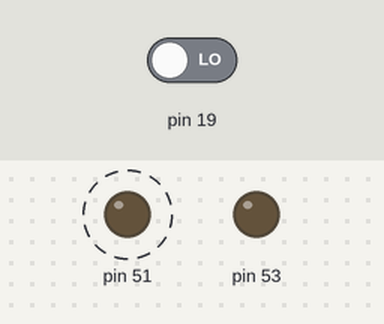
The sketch below on a simulated Arduino Mega 2560, built with avr-gcc and run on an emulated ATmega2560. Parts: output pins drawn as LEDs (lit = HIGH). Dashed ring = blinking. The inputs (shaded band) are chosen by the test bench; at power-on: pin 19 LOW.

Above: at 5.05 s.
5.1 s: pin 19 driven HIGH
At 6.8 s:
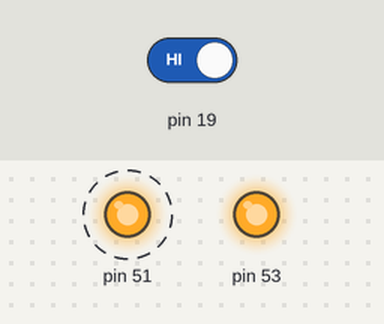
Timing chart, 0 to 14.1 s (numbered marks = the images above; inputs shaded):
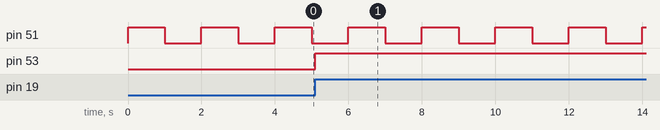

Measured:
- after the input at 5.1 s, pin 53: LOW → HIGH at once
- by itself, pin 51: alternates HIGH for 1.0 s and LOW for 1.0 s

The sketch:

atmega-interrupt.ino
```cpp
// (licence header left out)
#include <avr/io.h>
#include <avr/interrupt.h>
#include "utils.h"

int main()
{
    DDRB |= (_BV(DDB2)|_BV(DDB0));
    PORTB &= ~(_BV(PORTB2)|_BV(PORTB0));

    // external interupt on rising edge
    EICRA |= (_BV(ISC21) | _BV(ISC20));
    EIMSK |= _BV(INT2);

    // enable interupts
    sei();

    while (1) {
        PORTB |= _BV(PORTB2);
        delay_ms(1000);

        PORTB &= ~_BV(PORTB2);
        delay_ms(1000);
    }
}

ISR(INT2_vect)
{
    if (bit_is_set(PINB, PINB0)) {
        PORTB &= ~_BV(PORTB0);
    } else {
        PORTB |= _BV(PORTB0);
    }
}
```

utils.h
```cpp
// (licence header left out)
#pragma once

#include <util/delay.h>

inline void delay_ms(int ms)
{
    while (ms > 0) {
        _delay_ms(1);
        ms--;
    }
}
```
